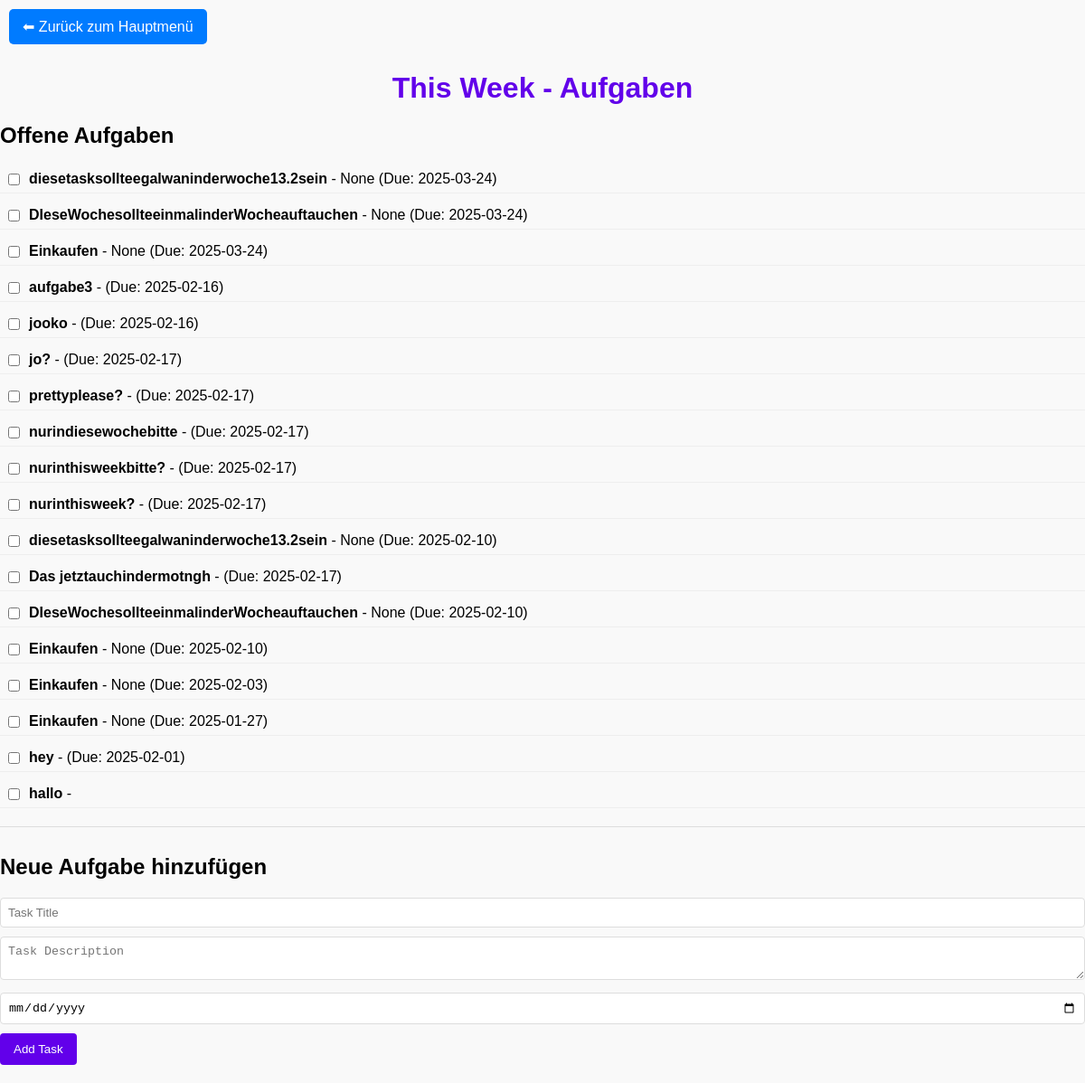
The app's page /view_list/This Week with its own data.
### tables this page shows
CREATE TABLE tasks (
            id INTEGER PRIMARY KEY AUTOINCREMENT,
            list_name TEXT,
            title TEXT,
            description TEXT,
            due_date TEXT,
            completed INTEGER
        , color TEXT DEFAULT "#ffffff", position INTEGER DEFAULT 0, estimated_time INTEGER DEFAULT 30, archived INTEGER DEFAULT 0);

### app.py (the view)
@app.route("/view_list/<list_name>")
def view_list(list_name):
    tasks = manager.get_tasks(list_name)
    return render_template("view_lists.html", list_name=list_name, tasks=tasks)

### list_manager.py (called while the page is built)
    def get_db_connection(self):
        connection = sqlite3.connect("tasks.db")
        connection.row_factory = sqlite3.Row  # Optional: Access rows like dictionaries
        return connection

    def get_tasks(self, list_name):
        connection = self.get_db_connection()
        cursor = connection.cursor()
        cursor.execute("""
            SELECT id, title, description, due_date, completed
            FROM tasks
            WHERE list_name = ? AND completed = 0
            ORDER BY id DESC  -- Sortiere nach ID in absteigender Reihenfolge
        """, (list_name,))
        incomplete_tasks = cursor.fetchall()
        cursor.execute("""
            SELECT id, title, description, due_date, completed
            FROM tasks
            WHERE list_name = ? AND completed = 1
        """, (list_name,))
        completed_tasks = cursor.fetchall()
        connection.close()
        return {
            "incomplete": incomplete_tasks,
            "completed": completed_tasks
        }

### templates/view_lists.html (shortened to what this page needs)
<!DOCTYPE html>
<html lang="de">
<head>
  <link rel="stylesheet" href="{{ url_for('static', filename='styles.css') }}">
</head>
<body>
  <a href="{{ url_for('index') }}" class="back-button">⬅ Zurück zum Hauptmenü</a>
  <h1>{{ list_name }} - Aufgaben</h1>
  <div class="list-container">
    {% if tasks.incomplete %}
      <h2>Offene Aufgaben</h2>
      <ul>
        {% for task in tasks.incomplete %}
          <li class="task-item" data-task-id="{{ task[0] }}">
            <input type="checkbox">
            <div>
              <strong>{{ task[1] }}</strong> - {{ task[2] }}
              {% if task[3] %}
                <span>(Due: {{ task[3] }})</span>
              {% endif %}
            </div>
          </li>
        {% endfor %}
      </ul>
    {% else %}
      <p>Keine offenen Aufgaben vorhanden.</p>
    {% endif %}
  </div>
  <div class="new-task-form">
    <h2>Neue Aufgabe hinzufügen</h2>
    <form action="{{ url_for('add_task', list_name=list_name) }}" method="POST">
      <input type="text" name="title" placeholder="Task Title" required>
      <textarea name="description" placeholder="Task Description"></textarea>
      <input type="date" name="due_date">
      <button type="submit">Add Task</button>
    </form>
  </div>
</body>
</html>

### static/styles.css (style rules this page uses)
body { font-family: Arial, sans-serif; background-color: #f9f9f9; margin: 0; padding: 0; }
h1 { text-align: center; margin: 20px 0; color: #6200ea; }
ul { list-style: none; padding: 0; }
ul li { margin-bottom: 10px; }
ul li input[type="checkbox"] { margin-right: 10px; }
form { margin-bottom: 20px; display: flex; justify-content: center; gap: 10px; }
form { display: block; margin-top: 10px; }
form input[type="text"], form textarea, form input[type="date"] { width: 100%; padding: 8px; margin-bottom: 10px; border: 1px solid #ddd; border-radius: 4px; box-sizing: border-box; }
form button { background-color: #6200ea; color: white; border: none; padding: 10px 15px; border-radius: 4px; cursor: pointer; }
.back-button { display: inline-block; margin: 10px; padding: 10px 15px; background-color: #007bff; color: white; text-decoration: none; border-radius: 5px; font-size: 16px; }

### templates/view_lists.html (style rules this page uses)
.task-item { display: flex; align-items: center; padding: 5px; border-bottom: 1px solid #eee; }
.task-item input[type="checkbox"] { margin-right: 10px; }
.new-task-form { margin-top: 20px; border-top: 1px solid #ddd; padding-top: 10px; }

### records on screen
tasks: title "diesetasksollteegalwaninderwoche13.2sein", task "None", due_date "2025-03-24"
tasks: title "DIeseWochesollteeinmalinderWocheauftauchen", task "None", due_date "2025-03-24"
tasks: title "Einkaufen", task "None", due_date "2025-03-24"
tasks: title "aufgabe3", due_date "2025-02-16"
tasks: title "jooko", due_date "2025-02-16"
tasks: title "jo?", due_date "2025-02-17"
tasks: title "prettyplease?", due_date "2025-02-17"
tasks: title "nurindiesewochebitte", due_date "2025-02-17"
tasks: title "nurinthisweekbitte?", due_date "2025-02-17"
tasks: title "nurinthisweek?", due_date "2025-02-17"
tasks: title "diesetasksollteegalwaninderwoche13.2sein", task "None", due_date "2025-02-10"
tasks: title "Das jetztauchindermotngh", due_date "2025-02-17"
tasks: title "DIeseWochesollteeinmalinderWocheauftauchen", task "None", due_date "2025-02-10"
tasks: title "Einkaufen", task "None", due_date "2025-02-10"
tasks: title "Einkaufen", task "None", due_date "2025-02-03"
tasks: title "Einkaufen", task "None", due_date "2025-01-27"
tasks: title "hey", due_date "2025-02-01"
tasks: title "hallo"

### other values on screen
{{ list_name }} "This Week"
